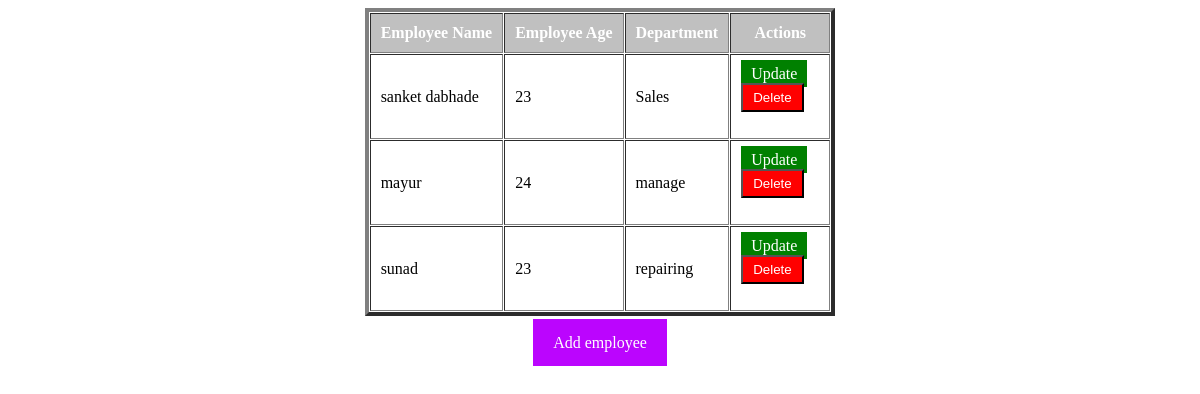
Page /home.php on the earlier database version.
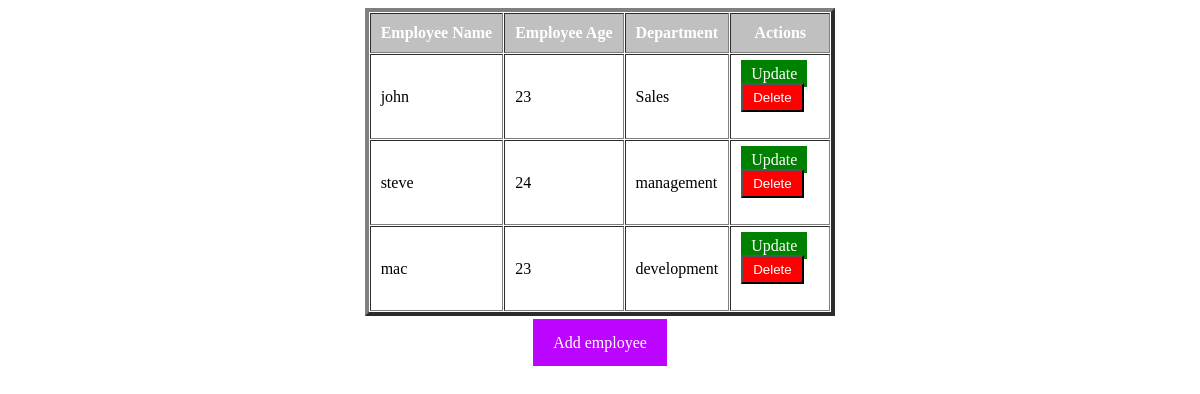
Same page on the later database version.
### tables this page shows
CREATE TABLE IF NOT EXISTS `emp` (
  `emp_id` int(11) NOT NULL AUTO_INCREMENT,
  `emp_name` text NOT NULL,
  `emp_age` varchar(51) NOT NULL,
  `department` text NOT NULL,
  PRIMARY KEY (`emp_id`)
);

### home.php (the view, shortened to what this page needs)
<?php
include "connect.php";
$sql = "select * from emp";
$result = mysqli_query($conn,$sql);
?>
<html>
<head>
</head>
<body>
<table border="4" cellpadding="10" cellspacing="1" align="center">
<tr style="color: white;font-weight: bold;background-color: #c0c0c0">
<th>
    Employee Name
</th>
<th>
    Employee Age
</th>
<th>
    Department
</th>
<th>
    Actions
</th>
</tr>
<tr>
<?php
if($result->num_rows >= 1) {
while($row = mysqli_fetch_array($result)) { ?>
<td><?php echo $row['emp_name']; ?></td>
<td><?php echo $row['emp_age']; ?></td>
<td><?php echo $row['department']; ?></td>
<td colspan="3">
    <a href="edit.php/<?php echo $row['emp_id']; ?>" style="padding:5px 10px;background-color:green;color:white;text-decoration:none;">Update</a>&nbsp;&nbsp;&nbsp;
    <form action="" method="POST">
        <input type="submit" value="Delete" style="padding:5px 10px;background-color:red;color:white;text-decoration:none;">
    </form>
</td>
</tr>
<?php }
    }
else { ?>
    <tr><td colspan="4">no employee found..</td></tr>
<?php }
?>
</table>
<br>
<center><a href="add.php" style="padding:15px 20px;background-color:#bb05fe;color:white;text-decoration:none;">Add employee</a></center>
</body>
</html>

Differences in the rows shown:
changed emp "Sales": emp_name "sanket dabhade" → "john"
changed emp: emp_name "mayur" → "steve"; department "manage" → "management"
changed emp: emp_name "sunad" → "mac"; department "repairing" → "development"
